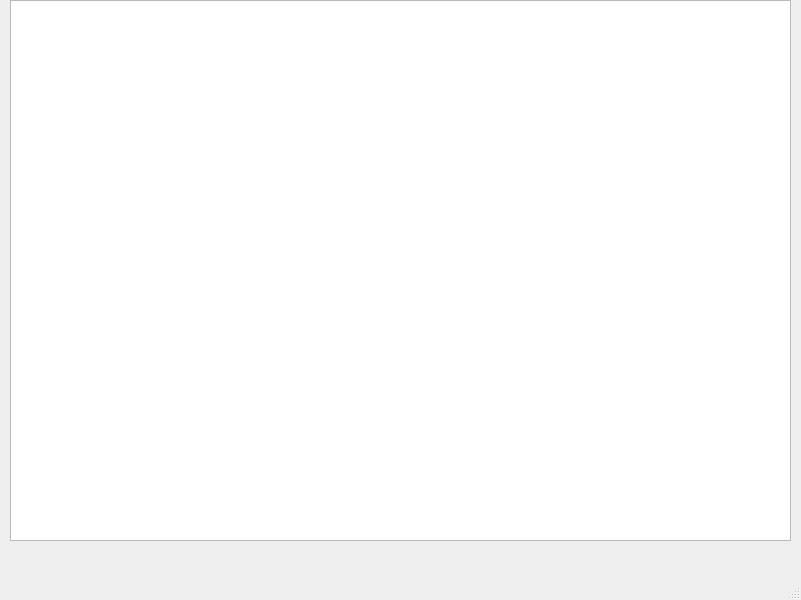
<?xml version="1.0" encoding="UTF-8"?>
<ui version="4.0">
 <class>MainWindow</class>
 <widget class="QMainWindow" name="MainWindow">
  <property name="geometry">
   <rect>
    <x>0</x>
    <y>0</y>
    <width>801</width>
    <height>600</height>
   </rect>
  </property>
  <property name="windowTitle">
   <string>MainWindow</string>
  </property>
  <widget class="QWidget" name="centralwidget">
   <widget class="QTableWidget" name="tableWidget">
    <property name="geometry">
     <rect>
      <x>10</x>
      <y>0</y>
      <width>781</width>
      <height>541</height>
     </rect>
    </property>
   </widget>
  </widget>
  <widget class="QMenuBar" name="menubar">
   <property name="geometry">
    <rect>
     <x>0</x>
     <y>0</y>
     <width>801</width>
     <height>26</height>
    </rect>
   </property>
  </widget>
  <widget class="QStatusBar" name="statusbar"/>
 </widget>
 <resources/>
 <connections/>
</ui>
